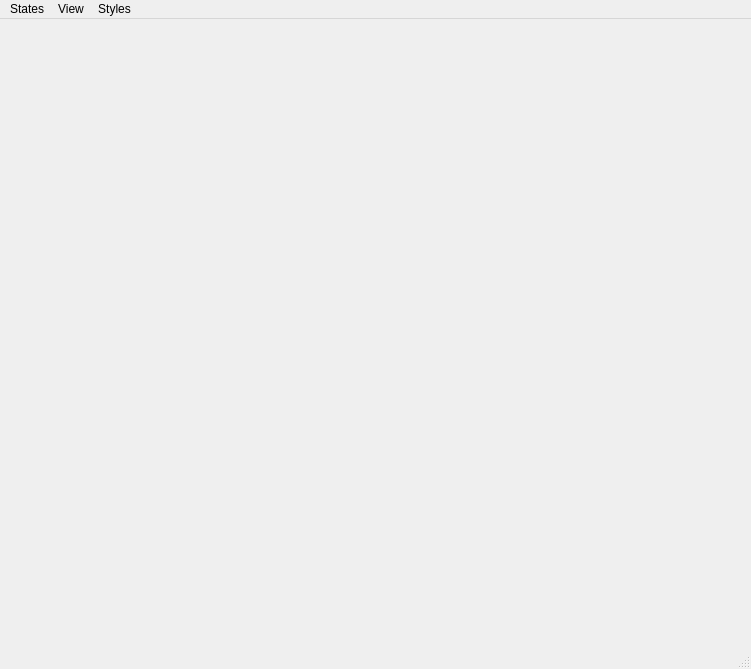
<?xml version="1.0" encoding="UTF-8"?>
<ui version="4.0">
 <class>GLTestsAppClass</class>
 <widget class="QMainWindow" name="GLTestsAppClass">
  <property name="geometry">
   <rect>
    <x>0</x>
    <y>0</y>
    <width>751</width>
    <height>669</height>
   </rect>
  </property>
  <property name="windowTitle">
   <string>VRPMapEditorQt</string>
  </property>
  <widget class="CGLWidget" name="centralWidget"/>
  <widget class="QMenuBar" name="menuBar">
   <property name="geometry">
    <rect>
     <x>0</x>
     <y>0</y>
     <width>751</width>
     <height>21</height>
    </rect>
   </property>
   <widget class="QMenu" name="menuFile">
    <property name="title">
     <string>States</string>
    </property>
    <addaction name="actionBase_State"/>
    <addaction name="actionTest_Shader"/>
    <addaction name="actionTest_CArm"/>
   </widget>
   <widget class="QMenu" name="menuView">
    <property name="title">
     <string>View</string>
    </property>
    <addaction name="actionShader_Editor"/>
   </widget>
   <widget class="QMenu" name="menuStyles">
    <property name="title">
     <string>Styles</string>
    </property>
   </widget>
   <addaction name="menuFile"/>
   <addaction name="menuView"/>
   <addaction name="menuStyles"/>
  </widget>
  <widget class="QStatusBar" name="statusBar"/>
  <action name="actionShader_Editor">
   <property name="text">
    <string>Shader Editor</string>
   </property>
  </action>
  <action name="actionBase_State">
   <property name="checkable">
    <bool>true</bool>
   </property>
   <property name="text">
    <string>Base State</string>
   </property>
  </action>
  <action name="actionTest_Shader">
   <property name="checkable">
    <bool>true</bool>
   </property>
   <property name="text">
    <string>Test Shader</string>
   </property>
  </action>
  <action name="actionTest_CArm">
   <property name="checkable">
    <bool>true</bool>
   </property>
   <property name="text">
    <string>Test CArm</string>
   </property>
  </action>
 </widget>
 <layoutdefault spacing="6" margin="11"/>
 <customwidgets>
  <customwidget>
   <class>CGLWidget</class>
   <extends>QWidget</extends>
   <header>GLWidget.h</header>
   <container>1</container>
  </customwidget>
 </customwidgets>
 <resources/>
 <connections/>
 <slots>
  <slot>ActionTriggered(QAction*)</slot>
 </slots>
</ui>
